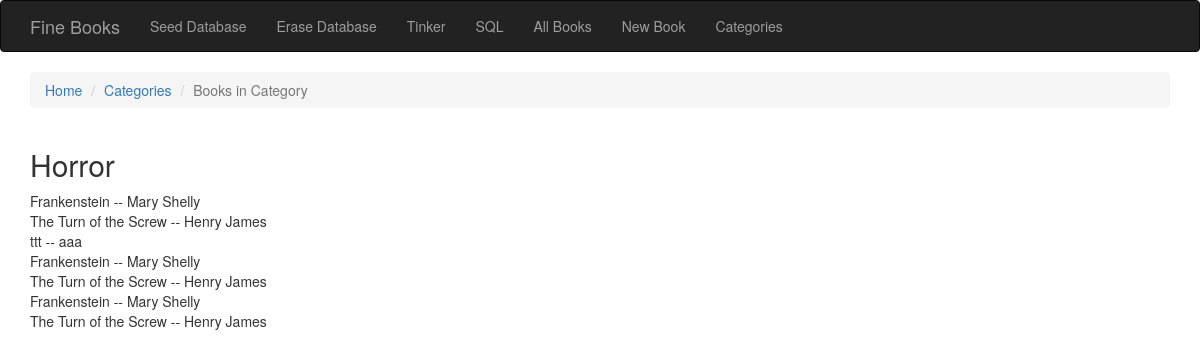
Before: /books_in_category/1 with the older database file.
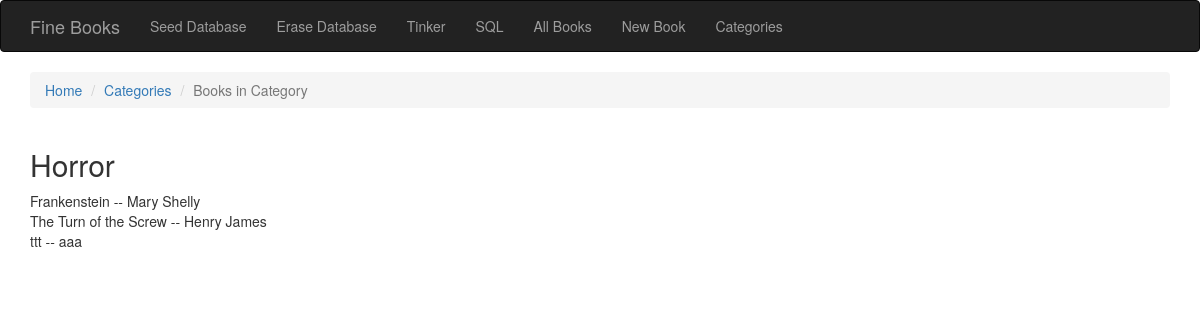
After: the same page with the newer database file.
### tables this page shows
CREATE TABLE Book (author TEXT,title TEXT, isbn INTEGER, description TEXT, category_id INTEGER);

### app.py (the view)
    @app.route('/books_in_category/<categoryID>')
    def books_in_cat(categoryID):
        categories = execute_sql('SELECT * FROM Category WHERE rowid = ? ',[categoryID])
        categoryDescription= categories[0]['description']
        books = execute_sql('SELECT * FROM Book WHERE category_id = ? ',[categoryID])
        for book in books:
            print('dddd')
        print('debug')
        return render_template('books_in_cat.html', books=books, categoryDescription=categoryDescription)

### templates/books_in_cat.html
{% extends "base.html" %}
{% block breadcrumb %}
  <li class="breadcrumb-item"><a href="{{ url_for('home') }}">Home</a></li>
  <li class="breadcrumb-item"><a href="{{ url_for('categories') }}">Categories</a></li>
  <li class="breadcrumb-item active">Books in Category</li>
{% endblock %}
{% block page_content %}
  <h2>{{categoryDescription}}</h2>
  {% for book in books %}
    <div>
    {{ book['title']}} -- {{ book['author']}}
    </div>
  {% endfor%}
{% endblock %}

Changed rows visible on the page:
removed Book: title "Frankenstein", author "Mary Shelly"
removed Book: title "The Turn of the Screw", author "Henry James"
removed Book: title "Frankenstein", author "Mary Shelly"
removed Book: title "The Turn of the Screw", author "Henry James"
